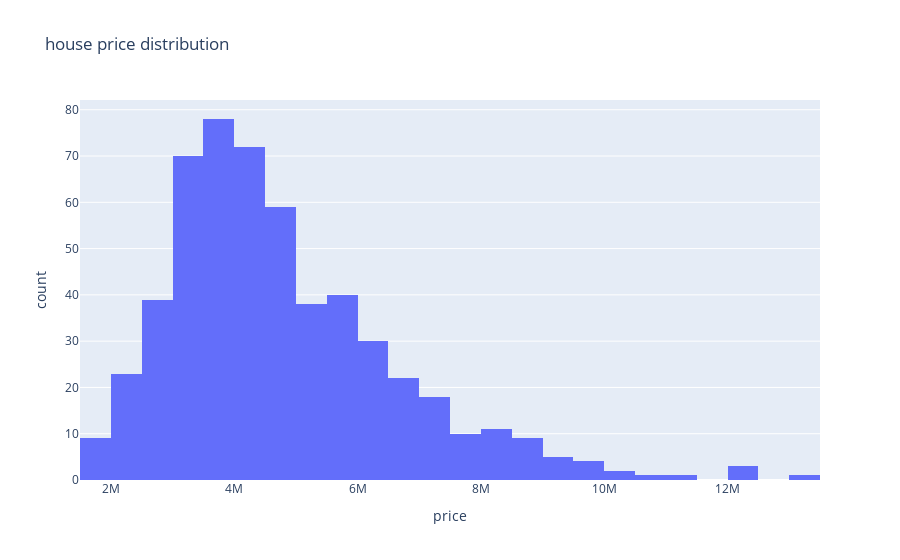

The notebook cell this image was saved under:
### Code cell
#This code creates a histogram of the price column in your dataset.
#हा code price column चा histogram (distribution graph) तयार करतो.
import plotly.express as px
fig = px.histogram(
    dataset,
    x="price",
    title="house price distribution",
)
fig.show()

### Figure 1 — Plotly figure (JSON) as saved in the notebook; plotly's stock layout.template omitted (floating-point values rounded to 4 significant figures; data arrays with more than 128 entries replaced by an {"elided": "..."} marker saying what was removed)
{"data": [{"bingroup": "x", "hovertemplate": "price=%{x}<br>count=%{y}<extra></extra>", "legendgroup": "", "marker": {"color": "#636efa", "pattern": {"shape": ""}}, "name": "", "orientation": "v", "showlegend": false, "type": "histogram", "x": {"elided": "545 int values"}, "xaxis": "x", "yaxis": "y"}], "layout": {"barmode": "relative", "legend": {"tracegroupgap": 0}, "title": {"text": "house price distribution"}, "xaxis": {"anchor": "y", "domain": [0, 1], "title": {"text": "price"}}, "yaxis": {"anchor": "x", "domain": [0, 1], "title": {"text": "count"}}}}
